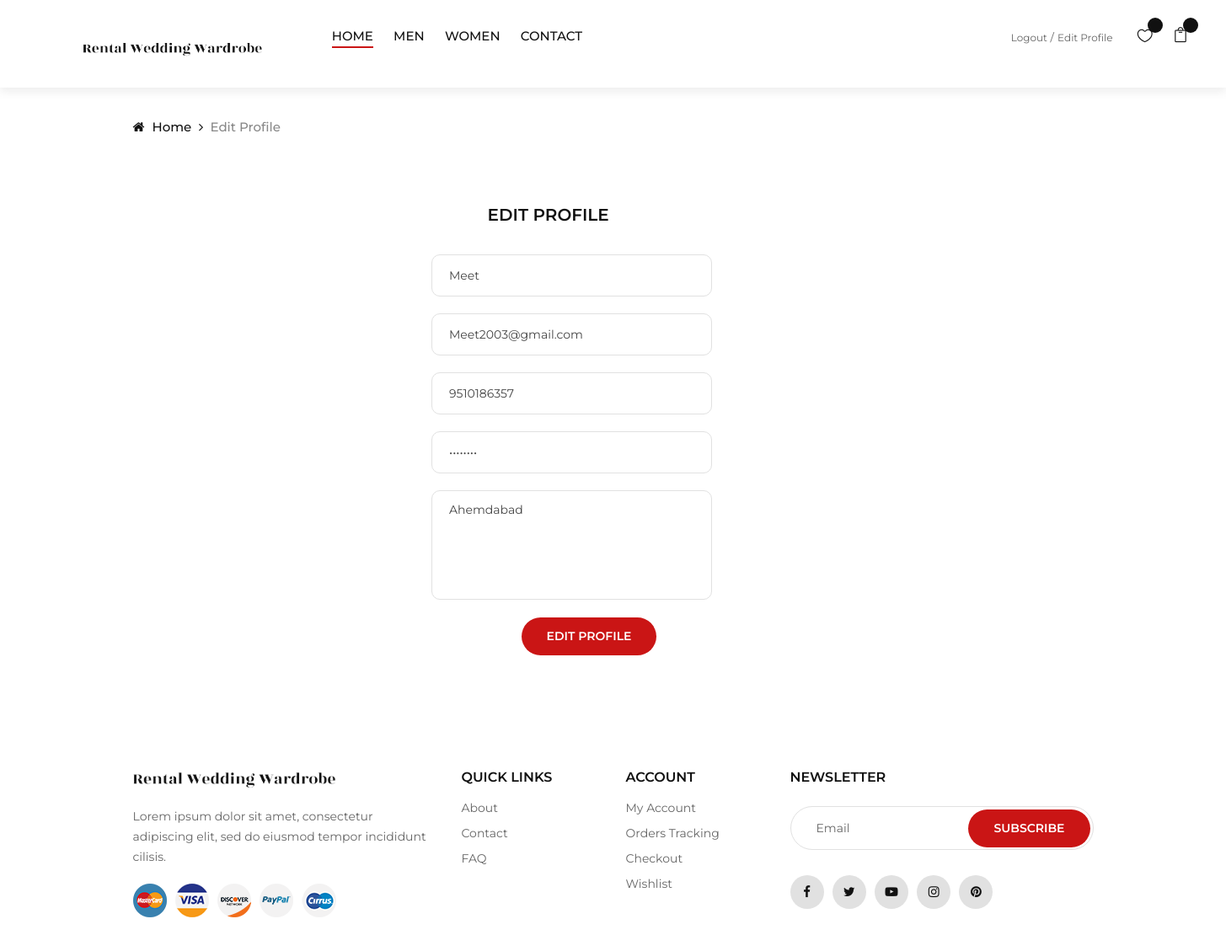
The app's page /editprofile (signed in) with its own data.
### newapp/models.py (models this page shows, shortened)
class User(models.Model):
    Name=models.CharField(max_length=25)
    Email_id=models.EmailField()
    Phone_no=models.BigIntegerField()
    Password=models.CharField(max_length=25)
    Status=models.CharField(max_length=25,choices=USERSTATUS)
    Address=models.CharField(max_length=100)

### newapp/views.py (the view)
# urls.py: path('editprofile', views.editprofile, name="edit"),
def editprofile(request):
    Login_Id = request.session['user_id']
    query=User.objects.get(id=Login_Id)
    return render(request,"editprofile.html",{"userdata":query})

### newapp/templates/editprofile.html (shortened to what this page needs)
{% extends 'basic.html'  %}
{% block body %}
    <div class="breadcrumb-option">
        <div class="container">
            <div class="row">
                <div class="col-lg-12">
                    <div class="breadcrumb__links">
                        <a href="/"><i class="fa fa-home"></i> Home</a>
                        <span>Edit Profile</span>
                    </div>
                </div>
            </div>
        </div>
    </div>
    <section class="contact spad">
        <div class="container" style="margin-left: 275px;
	margin-right: 275px;">
            <div class="row">
                <div class="col-lg-6 col-md-6">
                    <div class="contact__content">
                        <div class="contact__form">
                            <h5 style="margin-left:52%">EDIT PROFILE</h5>
                            <form action="/updateprofile" method="post" enctype="multipart/form-data" style="margin-left:40%" onsubmit="return validateForm()">{% csrf_token %}
                                <input type="text" value="{{userdata.Name}}"   name="uname" placeholder="Name" required>
                                <input type="email" value="{{userdata.Email_id}}" id="email"  placeholder="Email" name="uemail" required>
                                <input type="tel" value="{{userdata.Phone_no}}" id="phone"  name="uphone"  placeholder="Phone" required>
                                <input type="password" value="{{userdata.Password}}" id="password"  name="upassword"  placeholder="Password" required>
                                <textarea name="uaddress">{{userdata.Address}}</textarea>
                                <button type="submit" class="site-btn" style="margin-left:32%">Edit Profile</button>
                            </form>
                        </div>
                    </div>
                </div>
            </div>
        </div>
</section>
{% endblock%}

### newapp/static/css/style.css (style rules this page uses)
html, body { height: 100%; font-family: "Montserrat", sans-serif; -webkit-font-smoothing: antialiased; }
h1, h2, h3, h4, h5, h6 { margin: 0; color: #111111; font-weight: 400; font-family: "Montserrat", sans-serif; }
h5 { font-size: 18px; }
.spad { padding-top: 100px; padding-bottom: 100px; }
.site-btn { font-size: 14px; color: #ffffff; background: #ca1515; font-weight: 600; border: none; text-transform: uppercase; display: inline-block; padding: 12px 30px; border-radius: 50px; }
.breadcrumb-option { padding-top: 35px; }
.breadcrumb__links a { font-size: 15px; font-weight: 500; color: #111111; margin-right: 18px; display: inline-block; position: relative; }
.breadcrumb__links a:after { position: absolute; right: -14px; top: 0; content: ""; font-family: "FontAwesome"; }
.breadcrumb__links a i { margin-right: 5px; }
.breadcrumb__links span { font-size: 15px; font-weight: 500; color: #888888; display: inline-block; }
.contact { padding-top: 80px; padding-bottom: 80px; }
.contact__form h5 { color: #111111; font-size: 20px; font-weight: 600; text-transform: uppercase; margin-bottom: 35px; }
.contact__form form input { height: 50px; width: 100%; padding-left: 20px; font-size: 14px; color: #444444; border: 1px solid #e1e1e1; border-radius: 10px; margin-bottom: 20px; }
.contact__form form input::placeholder { color: #444444; }
.contact__form form textarea { height: 130px; width: 100%; padding-left: 20px; padding-top: 12px; font-size: 14px; color: #444444; border: 1px solid #e1e1e1; border-radius: 10px; margin-bottom: 14px; resize: none; }
.contact__form form textarea::placeholder { color: #444444; }
@media only screen and (min-width: 1200px) { .container { max-width: 1170px; } }

### records on screen
User: uname "Meet", uemail "Meet2003@gmail.com", uphone "9510186357", uaddress "Ahemdabad"
